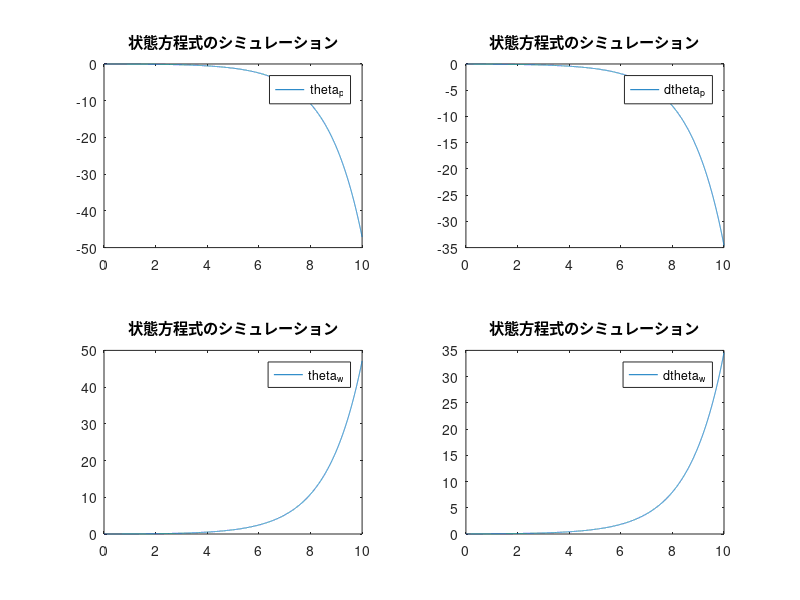

Reproduce this figure in MATLAB.
%パラメータ
m_w = 20e-3; % ホイールの重さ [kg]
m_p = 100e-3; % 振子の重さ [kg]
r_w = 10e-3; % ホイールの半径 [m]
r_p = 60e-3; % 振子の重心までの距離 [m]
J_w = 50-3; % ホイールのイナーシャ
J_p = 100e-3; % 振子のイナーシャ
J_m = 1e-3; % モータの回転子のイナーシャ
g = 9.8; % 重力加速度 [m/s^2]
n = 3; % 減速比
kt = 3.52e-3; %トルク定数 [Nm/A]
kn = 2710; % 回転数定数[rpm/V]
ke = 1 / (kn * 2*pi / 60); %起電力定数 [V/rpm]
R = 2.9; %内部抵抗 [Ω]
t_md = 0; % 摩擦トルク[Nm]
V_offset = R * t_md / kt;

a11 = (m_w + m_p) * r_w^2 + 2 * m_p * r_w * r_p + m_p * r_p^2 + J_p + J_w;
a12 = (m_w + m_p) * r_w^2 + m_p * r_w * r_p + J_w;
a21 = (m_w + m_p) * r_w^2 + m_p * r_w * r_p + J_w;
a22 = (m_w + m_p) * r_w^2 + J_w + n^2 * J_m;
delta = a11 * a22 - a12 * a21;

A = [0, 1, 0, 0;
     a22 * m_p * g * r_p / delta, 0, 0, (a21 * n^2 * kt * ke / R)/delta;
     0, 0, 0, 1;
     -a21 * m_p * g * r_p / delta, 0, 0, (-a11 * n^2 * kt * ke /R) / delta];

B = [0;
     (-a12 * n * kt / R) / delta;
     0;
     (a11 * n * kt / R) / delta];

C = [1, 0, 0, 0;
     0, 1, 0, 0;
     0, 0, 1, 0;
     0, 0, 0, 1];

% 可制御　可観測
Uc = [B, A*B, A^2*B, A^3*B];
det(Uc)

%シミュレーション
dt = 0.001;
t = 0 : dt : 10;
i = 0;
x = [0; 0; 0; 0];
u = 1;
x1 = []; %theta_p
x2 = []; %dtheta_p
x3 = []; %theta_w
x4 = []; %dtheta_w
for n = t
    i = i + 1;
    dx = A * x + B * u;
    x = x + dx * dt;
    
    x1 = [x1, x(1)];
    x2 = [x2, x(2)];
    x3 = [x3, x(3)];
    x4 = [x4, x(4)];
end

subplot(2, 2, 1)
plot(t, x1);
legend('theta_p')
title('状態方程式のシミュレーション')

subplot(2, 2, 2)
plot(t, x2);
legend('dtheta_p')
title('状態方程式のシミュレーション')

subplot(2, 2, 3)
plot(t, x3);
legend('theta_w')
title('状態方程式のシミュレーション')

subplot(2, 2, 4)
plot(t, x4);
legend('dtheta_w')
title('状態方程式のシミュレーション')